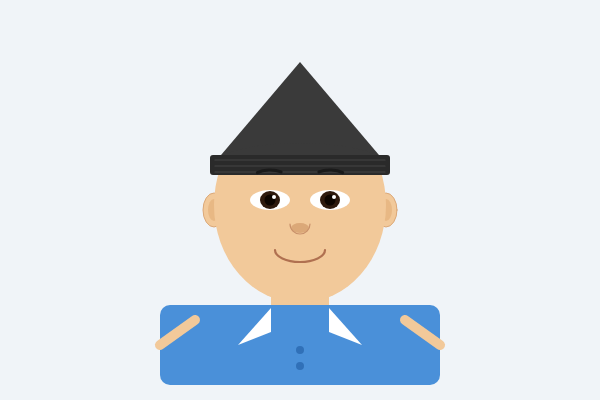
Frame 1 (no input)
Frame 60 (no input): identical to frame 1, image omitted
Frame 120 (the mouse pressed at the canvas centre since frame 60): identical to frame 1, image omitted

The p5.js sketch that drew this single still picture (run headless with seeded random() and noise() and a simulated clock; from frame 60 on, the mouse is pressed at the canvas centre):

// p5.js sketch
// ── sketch.js
function setup() {
  createCanvas(600, 400);
  background(240, 244, 248);

  // 목
  fill(242, 201, 154);
  noStroke();
  rect(271, 268, 58, 52, 4);
  // 셔츠
  fill(74, 144, 217);
  noStroke();
  rect(160, 305, 280, 80, 10);
  fill(255);
  triangle(271, 308, 238, 345, 271, 332);
  triangle(329, 308, 362, 345, 329, 332);
  fill(48, 112, 184);
  circle(300, 350, 8);
  circle(300, 366, 8);
  // 왼팔
  stroke(242, 201, 154);
  strokeWeight(10);
  line(195, 320, 160, 345);
  // 오른팔 (기본)
  stroke(242, 201, 154);
  strokeWeight(10);
  line(405, 320, 440, 345);
  // 귀
  fill(242, 201, 154);
  stroke(219, 168, 120);
  strokeWeight(1);
  ellipse(214, 210, 22, 34);
  ellipse(386, 210, 22, 34);
  fill(232, 184, 132);
  noStroke();
  ellipse(214, 210, 12, 22);
  ellipse(386, 210, 12, 22);
  // 얼굴
  fill(242, 201, 154);
  noStroke();
  ellipse(300, 205, 172, 196);
  // 비니 본체
  fill(58, 58, 58);
  noStroke();
  triangle(210, 168, 300, 62, 390, 168);
  arc(300, 168, 180, 50, PI, TWO_PI);
  // 비니 밑단
  fill(42, 42, 42);
  noStroke();
  rect(210, 155, 180, 20, 3);
  stroke(68, 68, 68);
  strokeWeight(1.2);
  line(215, 160, 385, 160);
  line(215, 166, 385, 166);
  line(215, 172, 385, 172);
  // 눈썹
  stroke(26, 26, 26);
  strokeWeight(3);
  noFill();
  arc(270, 178, 34, 16, PI + 0.4, TWO_PI - 0.5);
  arc(330, 178, 34, 16, PI + 0.5, TWO_PI - 0.4);
  // 눈
  fill(255);
  noStroke();
  ellipse(270, 200, 40, 20);
  ellipse(330, 200, 40, 20);
  fill(46, 26, 14);
  ellipse(270, 200, 20, 18);
  ellipse(330, 200, 20, 18);
  fill(13, 5, 0);
  circle(270, 200, 11);
  circle(330, 200, 11);
  fill(255);
  circle(274, 197, 4);
  circle(334, 197, 4);
  // 코
  fill(219, 168, 120);
  noStroke();
  ellipse(300, 228, 18, 10);
  stroke(200, 144, 106);
  strokeWeight(1.2);
  noFill();
  arc(300, 224, 20, 20, 0, PI);
  // 입
  stroke(176, 112, 80);
  strokeWeight(2.2);
  noFill();
  arc(300, 250, 50, 24, 0, PI);
}
function draw() {}
